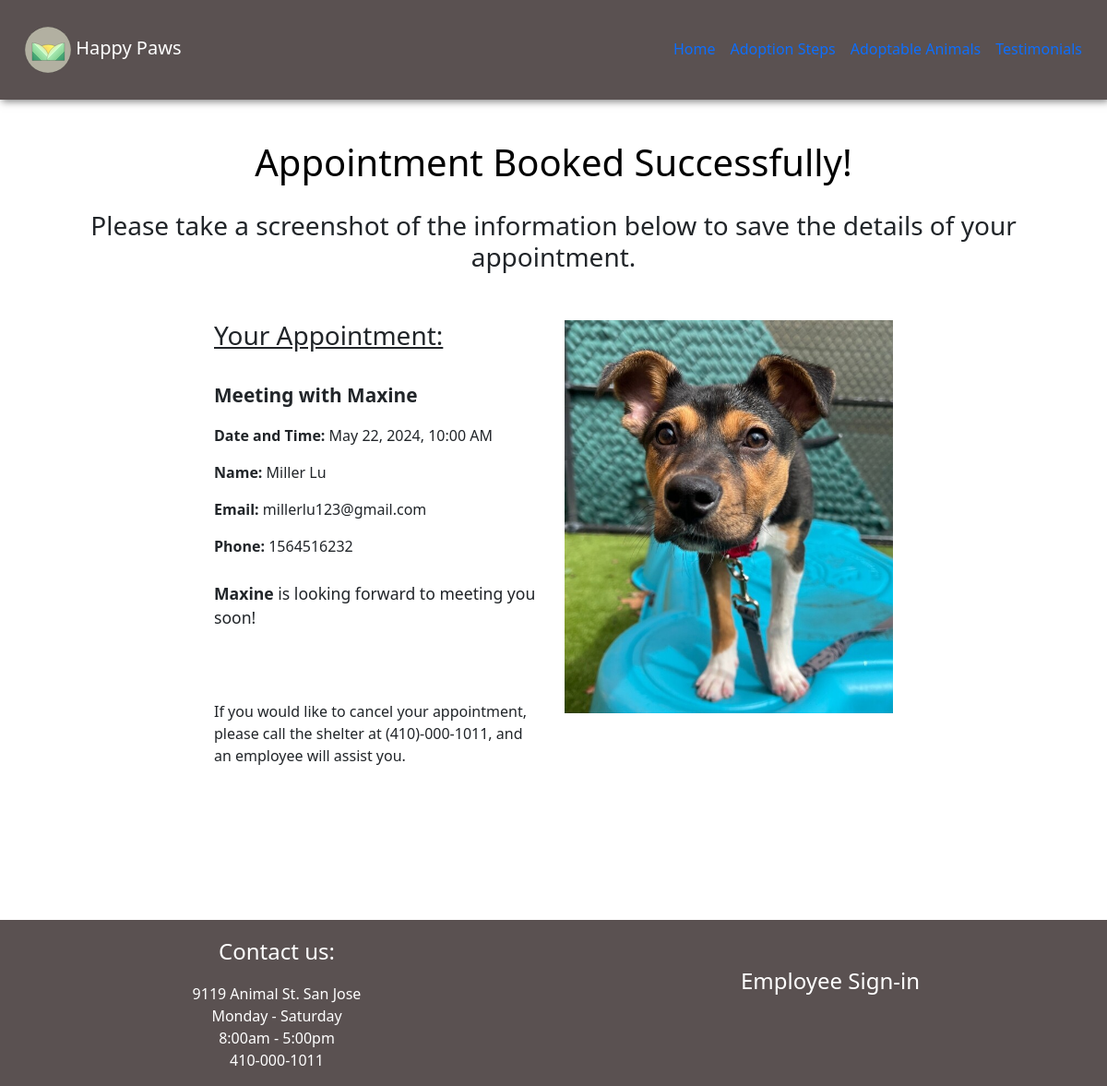
Page /Animals/Schedule/AppointmentSuccess/1 on the committed database.
### app.py (models this page shows, shortened)
class Animal(db.Model):
    __tablename__ = 'animals'
    id = db.Column(db.Integer, primary_key=True)
    name = db.Column(db.String(5), nullable=False)
    age = db.Column(db.Integer, nullable=True)
    species = db.Column(db.Integer, nullable=False)
    gender = db.Column(db.Integer, nullable=False)
    breed = db.Column(db.String(150), nullable=True)
    weight = db.Column(db.Numeric, nullable=True)
    description = db.Column(db.Text, nullable=True)
    image_path = db.Column(db.String(), nullable=True)
    date_added = db.Column(db.DateTime, default=datetime.utcnow)

class Appointment(db.Model):
    __tablename__ = 'appointments'
    appt_id = db.Column(db.Integer, primary_key=True)
    First_Name = db.Column(db.String(100),nullable=False)
    Last_Name = db.Column(db.String(100),nullable=False)
    Email_Address = db.Column(db.String(100),nullable=False)
    Phone_Number = db.Column(db.String(10), nullable=False)
    animal_id = db.Column(db.Integer, db.ForeignKey('animals.id'))
    Appoint_DateTime = db.Column(db.DateTime)

### app.py (the view)
@app.route('/Animals/Schedule/AppointmentSuccess/<int:id>')
def appointmentsuccess(id):
    appointment = Appointment.query.get_or_404(id)
    animal = Animal.query.get_or_404(appointment.animal_id)
    formatted = format_appointment_datetime(appointment.Appoint_DateTime)
    return render_template('success.html', appointment=appointment, animal=animal, formatted=formatted)

### app.py (called while the page is built)
def format_appointment_datetime(datetime):
    date_time_obj = datetime.fromisoformat(str(datetime))
    formatted_date = date_time_obj.strftime("%B %d, %Y")
    formatted_time = date_time_obj.strftime("%I:%M %p")
    return f"{formatted_date}, {formatted_time}"

### templates/success.html (shortened to what this page needs)
{% extends "base.html" %}
{%block body%}
<div class="container">
    <h1 style="padding-top: 20px"> Appointment Booked Successfully! </h1>
    <h3 style="padding: 20px; text-align: center;"> Please take a screenshot of the information below to save the details of your appointment. </h3> </br>
    <div class="row justify-content-center" style="padding-bottom: 150px;">
        <div class="col-sm-4">
            <h3> <u>Your Appointment:</u> </h3> </br>
            <p class="large-font-2"><strong>Meeting with {{ animal.name }}</strong></p>
            <p class="large-font-1"><strong>Date and Time:</strong> {{ formatted }}</p>
            <p><strong>Name:</strong> {{ appointment.First_Name }} {{ appointment.Last_Name }}</p>
            <p><strong>Email:</strong> {{ appointment.Email_Address }}</p>
            <p style="padding-bottom: 10px;"><strong>Phone:</strong> {{ appointment.Phone_Number }}</p>
            <p class="large-font"><strong>{{ animal.name }}</strong> is looking forward to meeting you soon! </p>
            <p style="padding-top: 60px;">If you would like to cancel your appointment, please call the shelter at (410)-000-1011, and an employee will assist you. </p>
        </div>
        <div class="col-sm-4" >
            {% if animal.image_path %}
            <img src="{{ url_for('static', filename='animal_images/' + animal.image_path)}}" class="card-img-top" alt="animal's image"
            style="max-width: 400px; max-height: 500px; object-fit: cover;">
            {% else %}
            <img src="{{ url_for('static', filename='images/default_image.jpg') }}" class="card-img-top" alt="default image"
            style="max-width: 400px; max-height: 500px; object-fit: cover;">
            {% endif %}
        </div>
    </div>
</div>
{%endblock%}

### static/styles/main.css (style rules this page uses)
h1 { text-align: center; color: black; }

### templates/success.html (style rules this page uses)
.large-font { font-size: 1.1em; }
.large-font-2 { font-size: 1.3em; }

### rows in the picture
Animal: name "Maxine", image_path (picture)
Appointment: First_Name "Miller", Last_Name "Lu", Email_Address "millerlu123@gmail.com", Phone_Number "1564516232"
